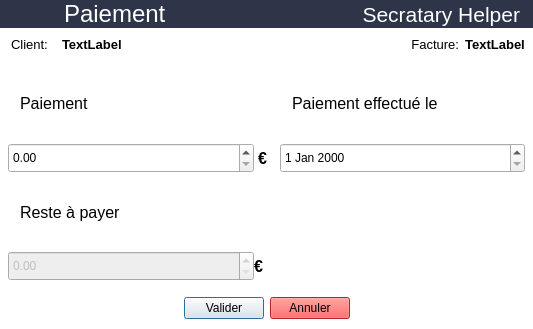
<?xml version="1.0" encoding="UTF-8"?>
<ui version="4.0">
 <class>AcompteDialog</class>
 <widget class="QDialog" name="AcompteDialog">
  <property name="geometry">
   <rect>
    <x>0</x>
    <y>0</y>
    <width>533</width>
    <height>329</height>
   </rect>
  </property>
  <property name="windowTitle">
   <string>Dialog</string>
  </property>
  <property name="styleSheet">
   <string notr="true">QDialog {
	background: white;
}
</string>
  </property>
  <layout class="QVBoxLayout" name="verticalLayout" stretch="0,0,1,0">
   <property name="leftMargin">
    <number>0</number>
   </property>
   <property name="topMargin">
    <number>0</number>
   </property>
   <property name="rightMargin">
    <number>0</number>
   </property>
   <property name="bottomMargin">
    <number>10</number>
   </property>
   <item>
    <layout class="QHBoxLayout" name="horizontalLayout_3">
     <property name="spacing">
      <number>0</number>
     </property>
     <item>
      <widget class="QLabel" name="label_4">
       <property name="maximumSize">
        <size>
         <width>50</width>
         <height>50</height>
        </size>
       </property>
       <property name="styleSheet">
        <string notr="true">background: #2e3549;</string>
       </property>
       <property name="text">
        <string/>
       </property>
       <property name="pixmap">
        <pixmap>../build-Secretary_Helper-Desktop_Qt_5_15_2_MinGW_64_bit-Debug/debug/Image/accompte.png</pixmap>
       </property>
       <property name="scaledContents">
        <bool>true</bool>
       </property>
      </widget>
     </item>
     <item>
      <widget class="QLabel" name="label_3">
       <property name="maximumSize">
        <size>
         <width>16777215</width>
         <height>50</height>
        </size>
       </property>
       <property name="font">
        <font>
         <pointsize>18</pointsize>
        </font>
       </property>
       <property name="styleSheet">
        <string notr="true">color: white;
background: #2e3549;
padding-left: 8px;
</string>
       </property>
       <property name="text">
        <string>Paiement</string>
       </property>
      </widget>
     </item>
     <item>
      <widget class="QLabel" name="label_2">
       <property name="maximumSize">
        <size>
         <width>16777215</width>
         <height>50</height>
        </size>
       </property>
       <property name="styleSheet">
        <string notr="true">background: #2e3549;
height: 30px;</string>
       </property>
       <property name="text">
        <string/>
       </property>
      </widget>
     </item>
     <item>
      <widget class="QLabel" name="label_6">
       <property name="maximumSize">
        <size>
         <width>16777215</width>
         <height>50</height>
        </size>
       </property>
       <property name="baseSize">
        <size>
         <width>0</width>
         <height>0</height>
        </size>
       </property>
       <property name="font">
        <font>
         <pointsize>16</pointsize>
        </font>
       </property>
       <property name="styleSheet">
        <string notr="true">color: white;
background: #2e3549;
padding-right: 8px;</string>
       </property>
       <property name="text">
        <string>Secratary Helper</string>
       </property>
       <property name="alignment">
        <set>Qt::AlignRight|Qt::AlignTrailing|Qt::AlignVCenter</set>
       </property>
      </widget>
     </item>
    </layout>
   </item>
   <item>
    <layout class="QHBoxLayout" name="horizontalLayout_4">
     <item>
      <layout class="QHBoxLayout" name="horizontalLayout_6">
       <item>
        <widget class="QLabel" name="label_7">
         <property name="font">
          <font>
           <pointsize>10</pointsize>
          </font>
         </property>
         <property name="styleSheet">
          <string notr="true">margin-left: 8px;</string>
         </property>
         <property name="text">
          <string>Client: </string>
         </property>
        </widget>
       </item>
       <item>
        <widget class="QLabel" name="nom">
         <property name="font">
          <font>
           <pointsize>10</pointsize>
           <weight>75</weight>
           <bold>true</bold>
          </font>
         </property>
         <property name="text">
          <string>TextLabel</string>
         </property>
         <property name="alignment">
          <set>Qt::AlignLeading|Qt::AlignLeft|Qt::AlignVCenter</set>
         </property>
        </widget>
       </item>
       <item>
        <spacer name="horizontalSpacer">
         <property name="orientation">
          <enum>Qt::Horizontal</enum>
         </property>
         <property name="sizeHint" stdset="0">
          <size>
           <width>40</width>
           <height>20</height>
          </size>
         </property>
        </spacer>
       </item>
       <item>
        <widget class="QLabel" name="label_8">
         <property name="font">
          <font>
           <pointsize>10</pointsize>
          </font>
         </property>
         <property name="text">
          <string>Facture:</string>
         </property>
         <property name="alignment">
          <set>Qt::AlignRight|Qt::AlignTrailing|Qt::AlignVCenter</set>
         </property>
        </widget>
       </item>
       <item>
        <widget class="QLabel" name="numero">
         <property name="font">
          <font>
           <pointsize>10</pointsize>
           <weight>75</weight>
           <bold>true</bold>
          </font>
         </property>
         <property name="styleSheet">
          <string notr="true">margin-right: 8px;</string>
         </property>
         <property name="text">
          <string>TextLabel</string>
         </property>
         <property name="alignment">
          <set>Qt::AlignCenter</set>
         </property>
        </widget>
       </item>
      </layout>
     </item>
    </layout>
   </item>
   <item>
    <layout class="QGridLayout" name="gridLayout" columnstretch="1,0,1">
     <property name="leftMargin">
      <number>8</number>
     </property>
     <property name="topMargin">
      <number>10</number>
     </property>
     <property name="rightMargin">
      <number>8</number>
     </property>
     <property name="bottomMargin">
      <number>10</number>
     </property>
     <property name="horizontalSpacing">
      <number>0</number>
     </property>
     <item row="2" column="0">
      <widget class="QLabel" name="label_5">
       <property name="font">
        <font>
         <pointsize>12</pointsize>
        </font>
       </property>
       <property name="styleSheet">
        <string notr="true">margin-left: 8px;</string>
       </property>
       <property name="text">
        <string>Reste à payer</string>
       </property>
       <property name="alignment">
        <set>Qt::AlignLeading|Qt::AlignLeft|Qt::AlignVCenter</set>
       </property>
      </widget>
     </item>
     <item row="3" column="0">
      <widget class="QDoubleSpinBox" name="reste">
       <property name="enabled">
        <bool>false</bool>
       </property>
       <property name="minimumSize">
        <size>
         <width>0</width>
         <height>30</height>
        </size>
       </property>
       <property name="styleSheet">
        <string notr="true">background-color: #EEEEEE;</string>
       </property>
       <property name="maximum">
        <double>99999999.989999994635582</double>
       </property>
      </widget>
     </item>
     <item row="0" column="2">
      <widget class="QLabel" name="label_9">
       <property name="font">
        <font>
         <pointsize>12</pointsize>
        </font>
       </property>
       <property name="styleSheet">
        <string notr="true">margin-left: 8px;</string>
       </property>
       <property name="text">
        <string>Paiement effectué le</string>
       </property>
      </widget>
     </item>
     <item row="1" column="0">
      <widget class="QDoubleSpinBox" name="montant">
       <property name="minimumSize">
        <size>
         <width>0</width>
         <height>30</height>
        </size>
       </property>
       <property name="styleSheet">
        <string notr="true"/>
       </property>
       <property name="maximum">
        <double>999999.989999999990687</double>
       </property>
      </widget>
     </item>
     <item row="1" column="2">
      <widget class="QDateEdit" name="dateEdit">
       <property name="minimumSize">
        <size>
         <width>0</width>
         <height>30</height>
        </size>
       </property>
       <property name="styleSheet">
        <string notr="true"/>
       </property>
      </widget>
     </item>
     <item row="0" column="0">
      <widget class="QLabel" name="label">
       <property name="font">
        <font>
         <pointsize>12</pointsize>
        </font>
       </property>
       <property name="styleSheet">
        <string notr="true">margin-left: 8px;</string>
       </property>
       <property name="text">
        <string>Paiement</string>
       </property>
       <property name="alignment">
        <set>Qt::AlignLeading|Qt::AlignLeft|Qt::AlignVCenter</set>
       </property>
      </widget>
     </item>
     <item row="1" column="1">
      <widget class="QLabel" name="label_10">
       <property name="font">
        <font>
         <pointsize>12</pointsize>
         <weight>75</weight>
         <bold>true</bold>
        </font>
       </property>
       <property name="styleSheet">
        <string notr="true">margin-right: 8px;</string>
       </property>
       <property name="text">
        <string>€</string>
       </property>
      </widget>
     </item>
     <item row="3" column="1">
      <widget class="QLabel" name="label_11">
       <property name="font">
        <font>
         <pointsize>12</pointsize>
         <weight>75</weight>
         <bold>true</bold>
        </font>
       </property>
       <property name="text">
        <string>€</string>
       </property>
      </widget>
     </item>
    </layout>
   </item>
   <item>
    <layout class="QHBoxLayout" name="horizontalLayout">
     <item>
      <spacer name="horizontalSpacer_2">
       <property name="orientation">
        <enum>Qt::Horizontal</enum>
       </property>
       <property name="sizeHint" stdset="0">
        <size>
         <width>40</width>
         <height>20</height>
        </size>
       </property>
      </spacer>
     </item>
     <item>
      <widget class="QPushButton" name="accepter">
       <property name="text">
        <string>Valider</string>
       </property>
      </widget>
     </item>
     <item>
      <widget class="QPushButton" name="annuler">
       <property name="styleSheet">
        <string notr="true">background: #fc3232;</string>
       </property>
       <property name="text">
        <string>Annuler</string>
       </property>
      </widget>
     </item>
     <item>
      <spacer name="horizontalSpacer_3">
       <property name="orientation">
        <enum>Qt::Horizontal</enum>
       </property>
       <property name="sizeHint" stdset="0">
        <size>
         <width>40</width>
         <height>20</height>
        </size>
       </property>
      </spacer>
     </item>
    </layout>
   </item>
  </layout>
 </widget>
 <resources/>
 <connections/>
</ui>
